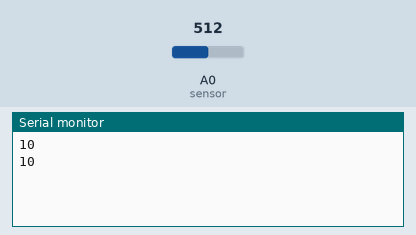
The sketch below on a simulated Arduino Uno, built with avr-gcc and run on an emulated ATmega328P. Parts: the last lines printed to the serial monitor. Inputs (shaded band) come from the test bench; at power-on: A0 (sensor) = 512.

Above: at 1.2 s.
1.3 s: A0 (sensor) set to 716
At 1.46 s:
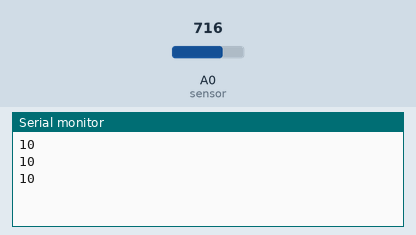
2.8 s: A0 (sensor) set to 900
At 3.06 s:
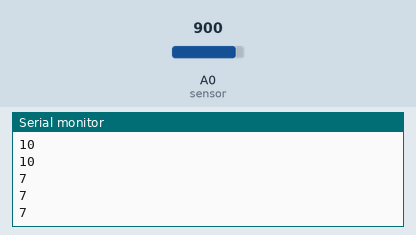
Timing chart, 0 to 5.8 s (numbered marks = the images above; inputs shaded):
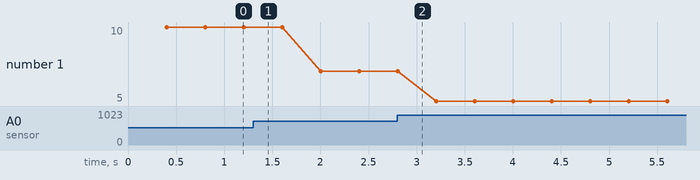

Measured:
- plotted number 1: 10 → 7 after the input at 1.3 s, 7 → 5 after the input at 2.8 s

The sketch:

Sharpppp.ino
```cpp
// Sharp IR GP2Y0A41SK0F Distance Test
// http://tinkcore.com/sharp-ir-gp2y0a41-skf/

#define sensor A0 // Sharp IR GP2Y0A41SK0F (4-30cm, analog)

void setup() {
  Serial.begin(9600); // start the serial port
}

void loop() {

  // 5v
  float volts = analogRead(sensor)*0.0048828125;  // value from sensor * (5/1024)
  int distance = 26*pow(volts, -1); // worked out from datasheet graph
  delay(400); // slow down serial port

  if (distance <= 30){
    Serial.println(distance);   // print the distance
  }
}
```
